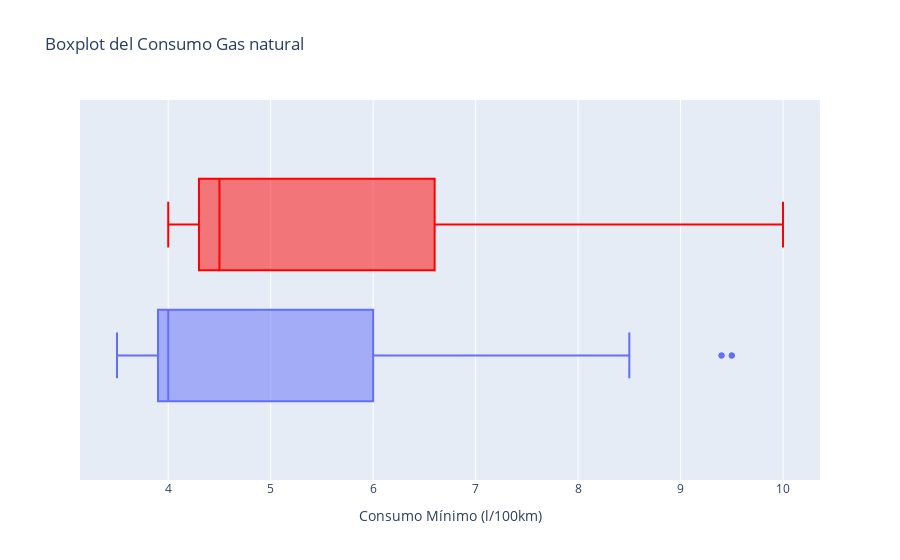

The code cell stored with this chart in its notebook:
### Markdown cell above
### Gas natural: max media 4.5 min media 4 :  

El consumo medio de los coches de gas natural es de 4,25 kg/100 km.
La mayoría de los coches de gas natural consumen entre 3 y 6 kg/100 km.
Hay un pequeño número de coches de gas natural que consumen más de 6 kg/100 km.

### Code cell
funcion_boxplot_motorizacion_usuario("Gas natural")

### Figure 1 — Plotly figure (JSON) as saved in the notebook; plotly's stock layout.template omitted (floating-point values rounded to 4 significant figures; data arrays with more than 128 entries replaced by an {"elided": "..."} marker saying what was removed)
{"data": [{"alignmentgroup": "True", "hovertemplate": "Consumo Mínimo (l/100km)=%{x}<extra></extra>", "legendgroup": "", "marker": {"color": "#636efa"}, "name": "", "notched": false, "offsetgroup": "", "orientation": "h", "showlegend": false, "type": "box", "x": {"elided": "254 float values"}, "x0": " ", "xaxis": "x", "y0": " ", "yaxis": "y"}, {"alignmentgroup": "True", "hovertemplate": "Consumo Max (l/100km)=%{x}<extra></extra>", "legendgroup": "", "marker": {"color": "red"}, "name": "", "notched": false, "offsetgroup": "", "orientation": "h", "showlegend": false, "type": "box", "x": {"elided": "254 float values"}, "x0": " ", "xaxis": "x", "y0": " ", "yaxis": "y"}], "layout": {"autosize": true, "boxmode": "group", "legend": {"tracegroupgap": 0}, "title": {"text": "Boxplot del Consumo Gas natural"}, "xaxis": {"anchor": "y", "autorange": true, "domain": [0, 1], "range": [3.139, 10.36], "title": {"text": "Consumo Mínimo (l/100km)"}, "type": "linear"}, "yaxis": {"anchor": "x", "autorange": true, "domain": [0, 1], "range": [-0.5172, 0.5172], "type": "category"}}}
